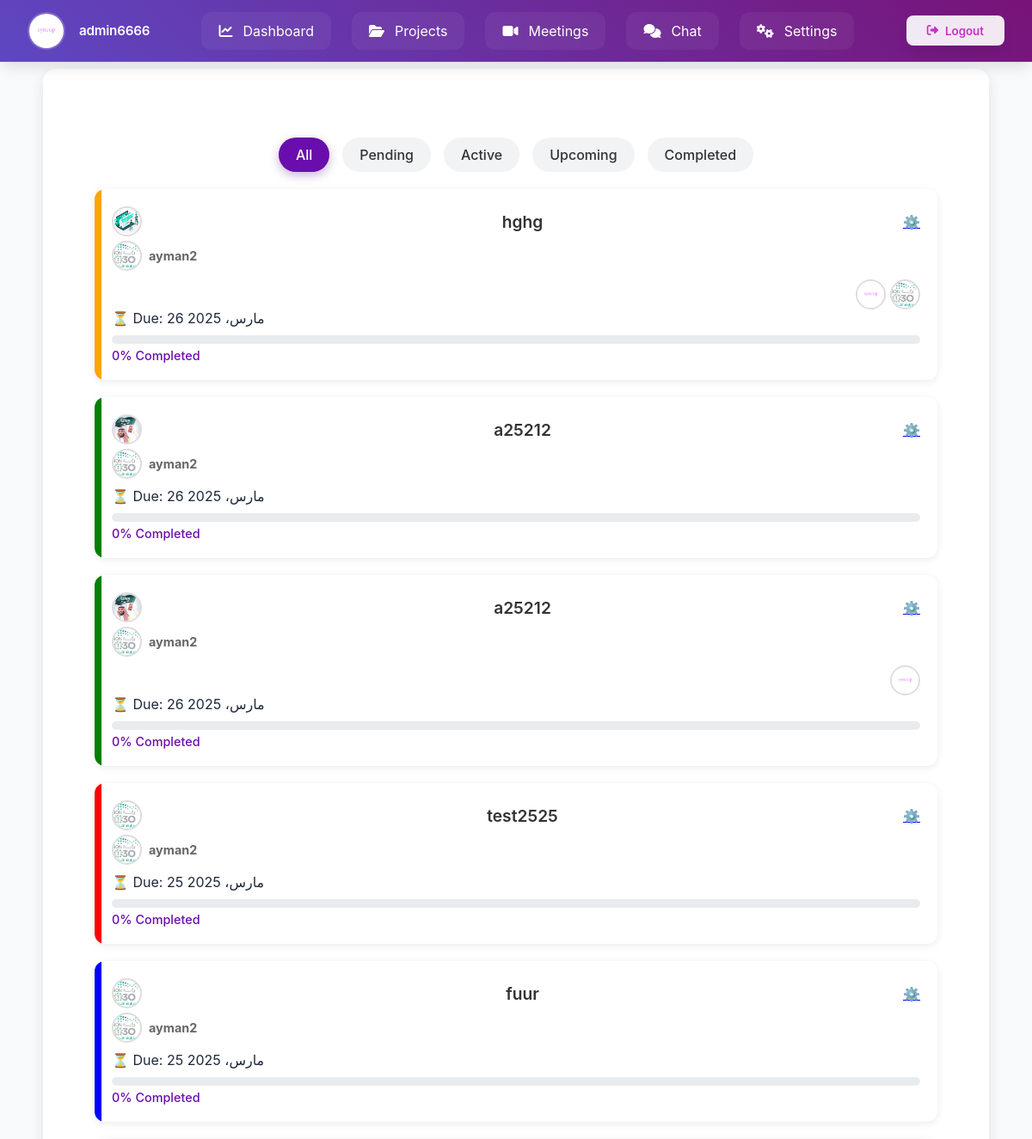
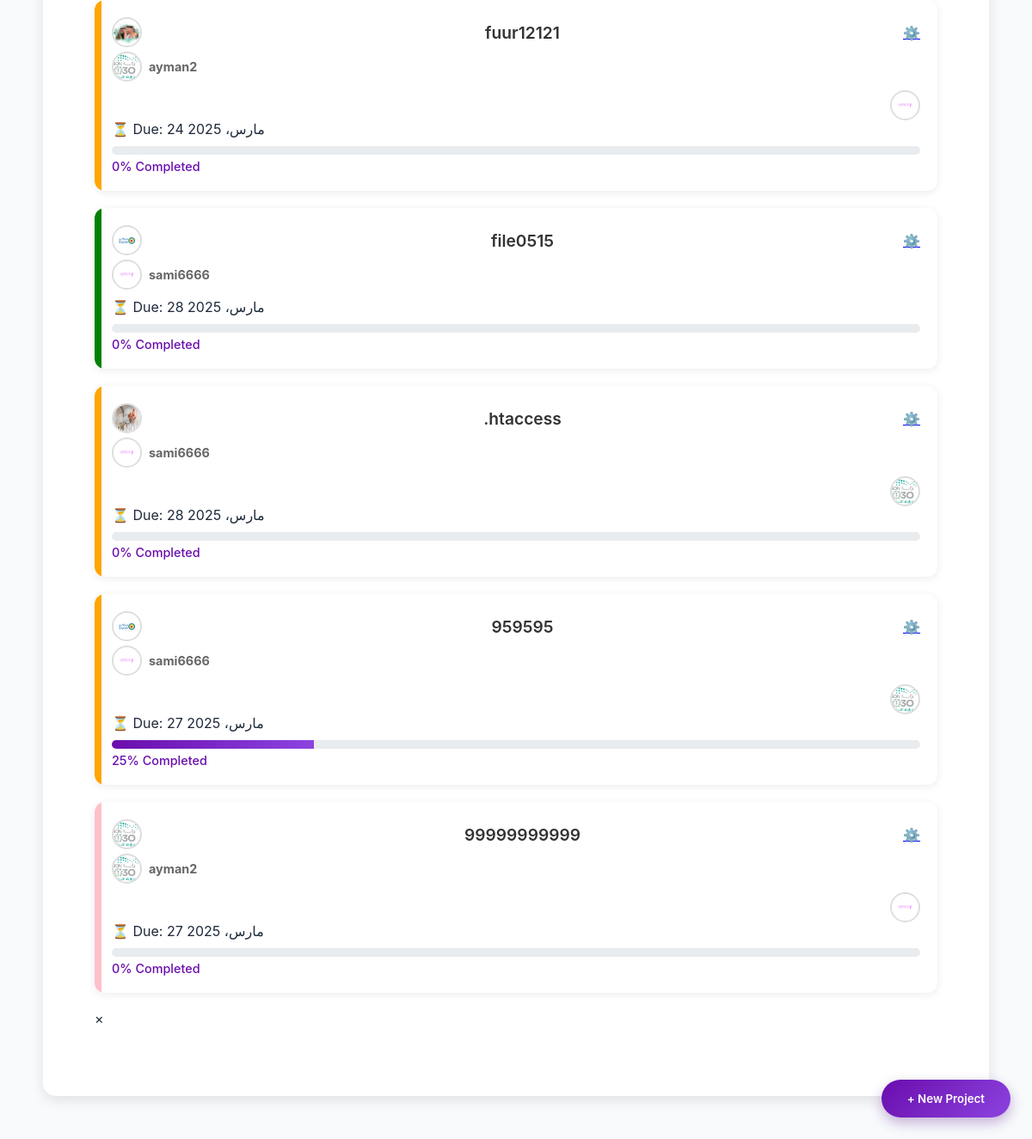
Before: /projects/ (signed in) with the older database file (2 pictures, top to bottom).
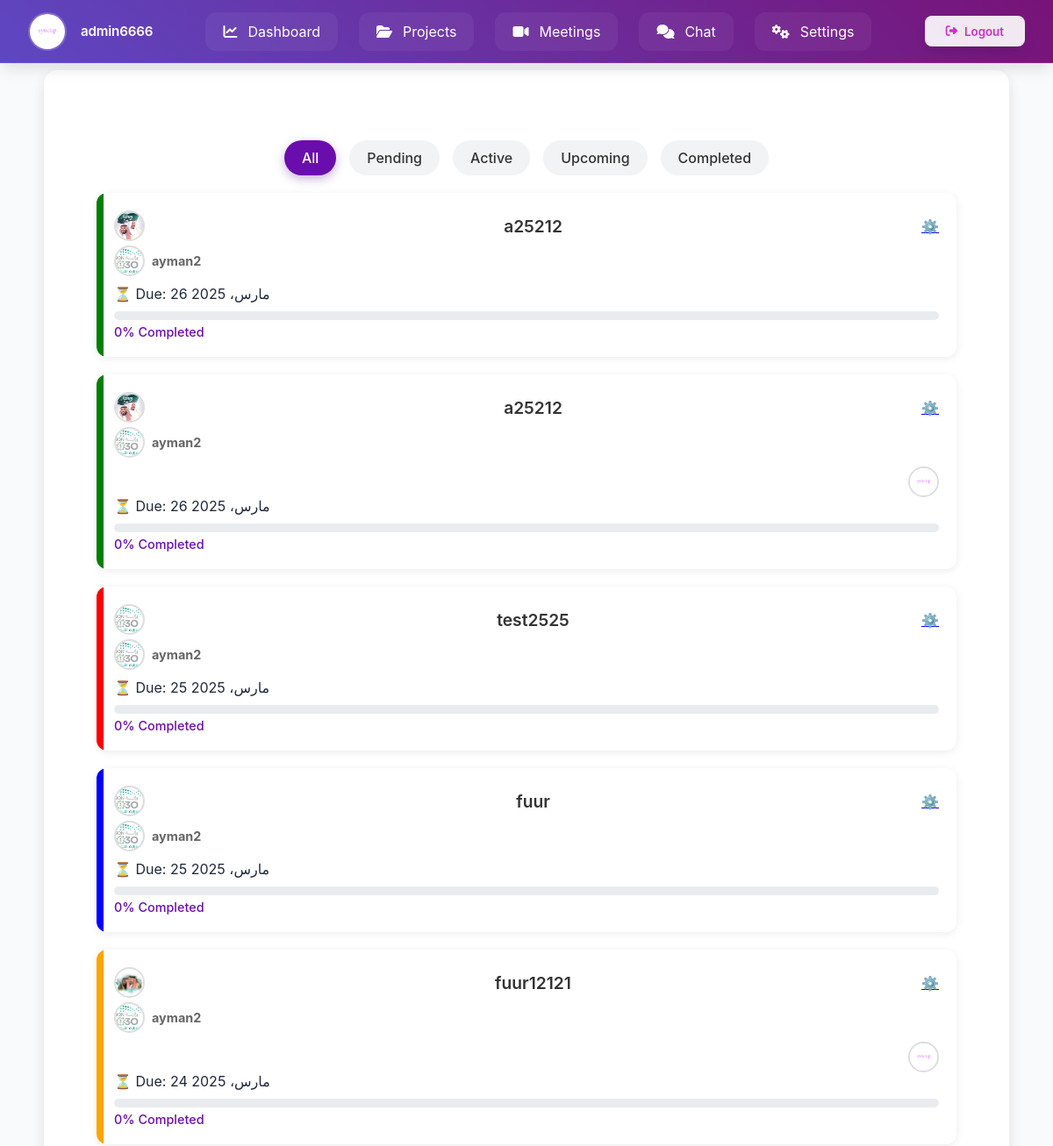
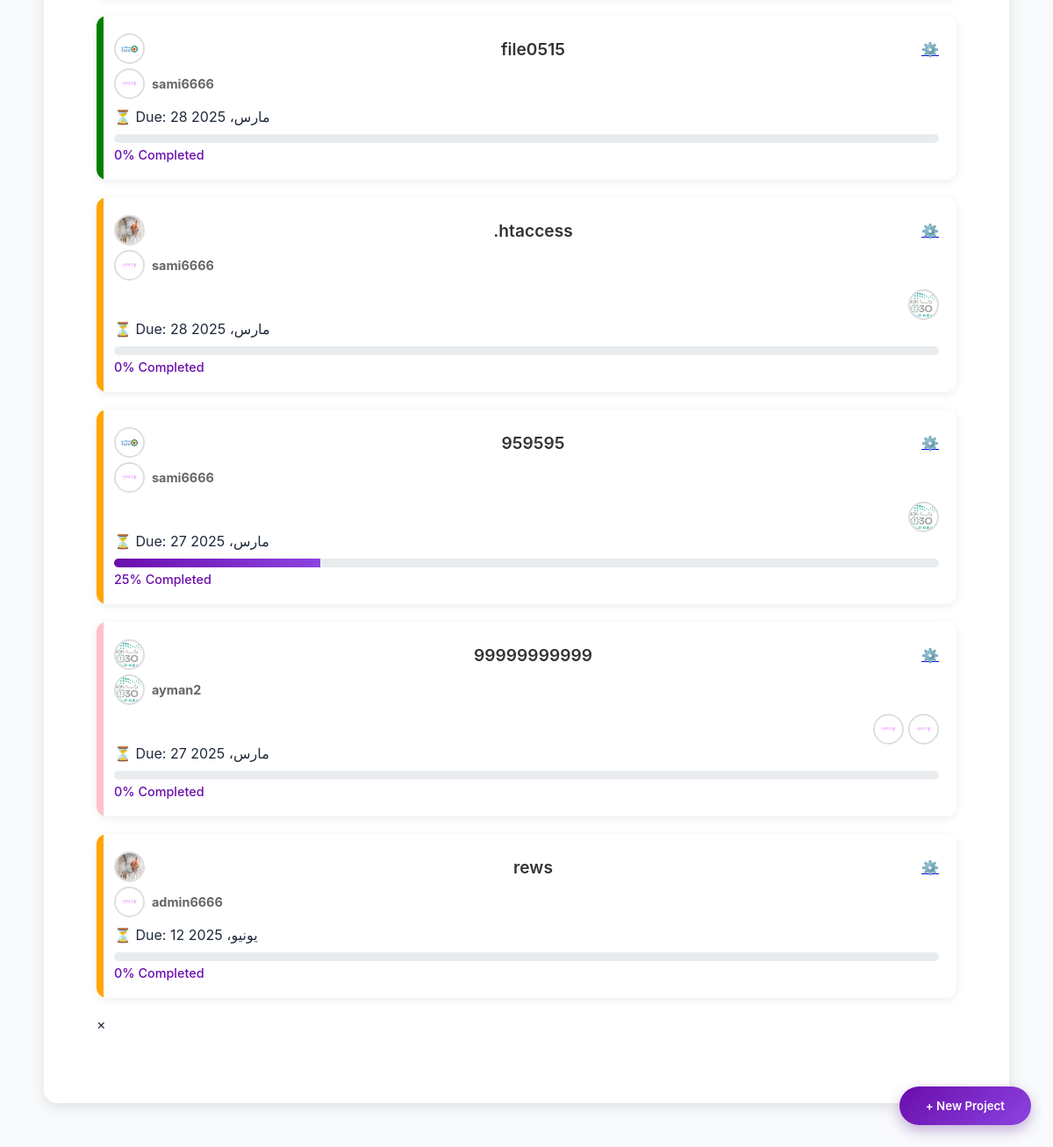
After: the same page with the newer database file (2 pictures, top to bottom).
### projects/models.py (models this page shows, shortened)
class Project(models.Model):
    STATUS_CHOICES = [
        ('pending', 'Pending'),
        ('in_progress', 'In Progress'),
        ('completed', 'Completed'),
    ]
    COLOR_CHOICES = [
        ('purple', 'Purple'),
        ('red', 'Red'),
        ('blue', 'Blue'),
        ('green', 'Green'),
        ('orange', 'Orange'),
        ('pink', 'Pink'),
    ]
    name = models.CharField(max_length=255)  # Project name
    description = models.TextField(blank=True, null=True)  # Project description
    start_date = models.DateField()  # Start date
    end_date = models.DateField(blank=True, null=True)  # End date
    owner = models.ForeignKey(CustomUser, on_delete=models.CASCADE, related_name='owned_projects')  # Project owner
    members = models.ManyToManyField(CustomUser, related_name='projects', blank=True)  # Project members
    created_at = models.DateTimeField(auto_now_add=True)  # Creation date
    category = models.ForeignKey(ProjectType, on_delete=models.CASCADE)
    status = models.CharField(max_length=20, choices=STATUS_CHOICES, default='pending')  # Project status
    logo = models.ImageField(upload_to='project_logos/', blank=True, null=True)  # Project logo
    project_color = models.CharField(max_length=10, choices=COLOR_CHOICES, default='blue')  # Project color
    def update_progress(self):
        total_tasks = self.tasks.count()  # Total number of tasks
        completed_tasks = self.tasks.filter(status='completed').count()  # Completed tasks
        if total_tasks > 0:
            self.progress = int((completed_tasks / total_tasks) * 100)
        else:
            self.progress = 0  # If no tasks, progress is 0%
        self.save()  # Save the updates

### users/models.py (models this page shows, shortened)
class CustomUser(AbstractUser):
    phone_regex = RegexValidator(
        regex=r'^05\d{8}$',
        message="رقم الجوال يجب أن يبدأ بـ 05 ويحتوي على 10 أرقام فقط."
    )
    phone_number = models.CharField(
        max_length=10,
        unique=True,
        validators=[phone_regex],
        help_text="رقم الجوال يجب أن يبدأ بـ 05 ويكون مكونًا من 10 أرقام."
    )
    ROLE_CHOICES = [
        ('member', 'Member'),  # العضو العادي
        ('expert', 'Expert')   # الخبير
    ]
    role = models.CharField(
    max_length=10,
    choices=ROLE_CHOICES,
    default='member'
    )
    profile_image = models.ImageField(
    upload_to='profile_pics/',
    default='profile_pics/p.png',  # تعيين صورة افتراضية عند إنشاء الحساب
    blank=True,
    null=True
    )
    groups = models.ManyToManyField(
        'auth.Group',
        related_name='custom_user_groups',
        blank=True
    )
    user_permissions = models.ManyToManyField(
        'auth.Permission',
        related_name='custom_user_permissions',
        blank=True
    )

### projects/views.py (the view)
# urls.py: path('', project_list, name='projects_list'),  # عرض جميع المشاريع
@login_required
def project_list(request):
    if request.user.is_superuser:
        projects = Project.objects.all()
    else:
        projects = Project.objects.filter(owner=request.user) | Project.objects.filter(members=request.user)
    project_types = ProjectType.objects.all()
    sent_requests = ProjectInvitation.objects.filter(project__owner=request.user).select_related('invited_user', 'project')
    received_requests = JoinRequest.objects.filter(project__owner=request.user, status='pending')
    for project in projects:
        project.update_progress()
        project.is_owner = project.owner == request.user  # ✅ تحديد إذا كان المستخدم هو المالك
        project.is_member = request.user in project.members.all()  # ✅ تحديد إذا كان المستخدم عضوًا
    return render(request, 'projects_list.html', {
        'projects': projects,
        'project_types': project_types,
        'sent_requests': sent_requests,
        'received_requests': received_requests
    })

### templates/projects_list.html (shortened to what this page needs)
<!DOCTYPE html>
<html lang="en">
    <head>
    </head>
    <body>
        {% include 'navbar.html' %}
        <button class="project-btn" onclick="openModal()">+ New Project</button>
        <div class="container">
            <div class="filter-bar">
                <span class="active" onclick="filterProjects('all', this)">All</span>
                <span onclick="filterProjects('pending', this)">Pending</span>
                <span onclick="filterProjects('in_progress', this)">Active</span>
                <span onclick="filterProjects('upcoming', this)">Upcoming</span>
                <span onclick="filterProjects('completed', this)">Completed</span>
            </div>
            <div id="projects-list">
                {% for project in projects %}
                <div class="project-card project-{{ project.status }}" data-color="{{ project.project_color }}">
                    <div class="project-left-bar"></div>
                    <div class="project-info">
                        <div class="project-header">
                            {% if project.logo %}
                                 <img src="{{ project.logo.url }}" alt="{{ project.name }}" class="circular-image">
                            {% else %}
                                <img src="/static/default_logo.png" alt="Default Logo" class="project-logo">
                            {% endif %}
                            <div class="project-name">{{ project.name }}</div>
                            <a href="{% url 'project_detail' project.id %}" class="settings-btn">
                                ⚙️
                            </a>
                        </div>
                        <p class="owner-name">
                            {% if project.owner.profile_image %}
                                <img src="{{ project.owner.profile_image.url }}" alt="{{ project.owner.username }}" class="circular-image">
                            {% else %}
                                <img src="/static/default_avatar.png" alt="Default Avatar" class="circular-image">
                            {% endif %}
                            <strong>{{ project.owner.username }}</strong>
                        </p>
                        <div class="avatars">
                            {% for member in project.members.all|slice:":3" %}
                                {% if member.profile_image %}
                                    <img src="{{ member.profile_image.url }}" alt="{{ member.username }}" class="circular-image">
                                {% else %}
                                    <img src="/static/default_avatar.png" alt="Default Avatar" class="circular-image">
                                {% endif %}
                            {% endfor %}
                        </div>
                        <div class="due-date">⏳ Due: {{ project.end_date|default:"Not Specified" }}</div>
                    </div>
                    <div class="progress-container">
                        <div class="progress-bar">
                            <div class="progress" data-progress="{{ project.progress|default:0 }}"></div>
                        </div>
                        <div class="progress-text">{{ project.progress|default:0 }}% Completed</div>
                    </div>
                </div>
                {% empty %}
                <div class="empty-state">
                    📭 No projects found
                </div>
                {% endfor %}
            </div>
        <div class="modal-overlay" id="projectModal">
            <div class="modal">
                <span class="modal-close" onclick="closeModal()">×</span>
            </div>
        </div>
    </body>
</html>

### templates/navbar.html (shortened to what this page needs)
<!DOCTYPE html>
<html lang="en">
<head>
    <link rel="stylesheet" href="https://cdnjs.cloudflare.com/ajax/libs/font-awesome/6.4.2/css/all.min.css">
</head>
<body>
    <nav class="navbar">
        <div class="profile">
            <img src="{{ user.profile_image.url }}"
                 class="profile__image"
                 onerror="this.onerror=null; this.src='/media/profile_pics/p.png';"
                 alt="User profile">
            <span class="profile__name">{{ user.username }}</span>
        </div>
        <div class="nav-links">
            <a href="{% url 'dashboard' %}" class="nav-link">
                <i class="fas fa-chart-line"></i>
                <span>Dashboard</span>
            </a>
            <a href="{% url 'projects_list' %}" class="nav-link">
                <i class="fas fa-folder-open"></i>
                <span>Projects</span>
            </a>
            <a href="{% url 'meeting_list' %}" class="nav-link">
                <i class="fas fa-video"></i>
                <span>Meetings</span>
            </a>
            <a href="{% url 'chat_list' %}" class="nav-link">
                <i class="fas fa-comments"></i>
                <span>Chat</span>
            </a>
            <a href="{% url 'settings' %}" class="nav-link">
                <i class="fas fa-cogs"></i>
                <span>Settings</span>
            </a>
        </div>
        <form id="logout-form" action="{% url 'logout' %}" method="post">
            <button type="submit" class="logout">
                <i class="fas fa-sign-out-alt"></i>
                <span class="logout__text">Logout</span>
            </button>
        </form>
    </nav>
</body>
</html>

Changed rows visible on the page:
removed Project: logo (picture), name "hghg", owner.profile_image (picture), owner.username "ayman2", end_date "26 مارس، 2025", progress "0", CustomUser (profile_image (picture)), CustomUser (profile_image (picture))
changed Project (number 9 of 10 on the later page): gains CustomUser (profile_image (picture), username "admin6666")
added Project: logo (picture), name "rews", owner.profile_image (picture), owner.username "admin6666", end_date "12 يونيو، 2025", progress "0"
